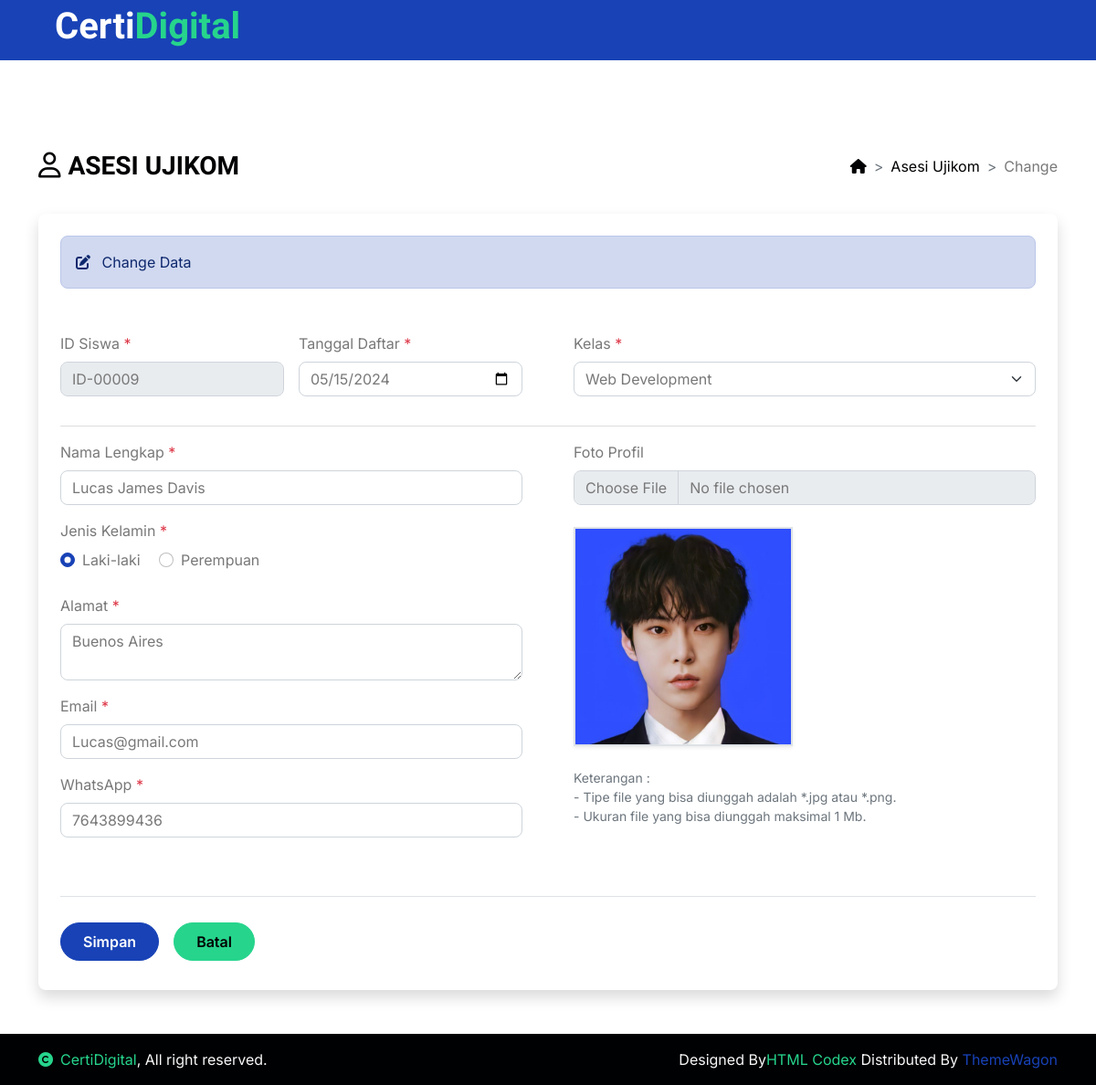
/crud/dashboard.php?halaman=ubah&id=ID-00009, run on the app's committed database.
### tables this page shows
CREATE TABLE `tbl_siswa` (
  `id_siswa` varchar(10) NOT NULL,
  `tanggal_daftar` date NOT NULL,
  `id_skema` int(11) NOT NULL,
  `nama_lengkap` varchar(100) NOT NULL,
  `jenis_kelamin` enum('Laki-laki','Perempuan') NOT NULL,
  `alamat` varchar(225) NOT NULL,
  `email` varchar(100) NOT NULL,
  `whatsapp` varchar(13) NOT NULL,
  `foto_profil` varchar(100) NOT NULL
);

### crud/form_change.php (the view, shortened to what this page needs)
<div class="d-flex flex-column flex-lg-row mt-5 mb-4">
    <div class="flex-grow-1 d-flex align-items-center">
        <h3><i class="fa-regular fa-user icon-title me-2"></i></h3>
        <h3>ASESI UJIKOM</h3>
    </div>
    <div class="ms-5 ms-lg-0 pt-lg-2">
        <nav style="--bs-breadcrumb-divider: '>';" aria-label="breadcrumb">
            <ol class="breadcrumb">
                <li class="breadcrumb-item">
                    <a href="#" class="text-dark text-decoration-none">
                        <i class="fa-solid fa-house"></i>
                    </a>
                </li>
                <li class="breadcrumb-item">
                    <a href="?halaman=data" class="text-dark text-decoration-none">
                        Asesi Ujikom
                    </a>
                </li>
                <li class="breadcrumb-item" aria-current="page">
                    Change
                </li>
            </ol>
        </nav>
    </div>
</div>
<?php
if (isset($_GET['id'])) {
    $id_siswa = $_GET['id'];
    $query = $mysqli->query("SELECT * FROM tbl_siswa WHERE id_siswa='$id_siswa'")
                            or die('Ada kesalahan pada query tampil data : ' . $mysqli->error);
    $data = $query->fetch_assoc();
}
?>
<div class="bg-white rounded shadow p-4 mb-5">
    <div class="alert alert-primary rounded-4 mb-5" role="alert">
        <i class="fa-solid fa-pen-to-square me-2"></i> Change Data
    </div>
    <form action="proses_ubah.php" method="post" enctype="multipart/form-data" class="needs-validation" novalidate>
        <div class="row">
            <div class="col-xl-6">
                <div class="row g-0">
                    <div class="mb-3 col-xl-6 pe-xl-3">
                        <label class="form-label">ID Siswa <span class="text-danger">*</span></label>
                        <input type="text" name="id_siswa" class="form-control" value="<?php echo $data['id_siswa']; ?>" readonly>
                    </div>
                    <div class="mb-3 col-xl-6 pe-xl-3">
                        <label class="form-label">Tanggal Daftar <span class="text-danger">*</span></label>
                        <input type="date" name="tanggal_daftar" class="form-control datepicker" autocomplete="off" value="<?php echo $data['tanggal_daftar']; ?>" required>
                    </div>
                </div>
            </div>
            <div class="col-xl-6">
                <div class="mb-3 ps-xl-3">
                    <label class="form-label">Kelas <span class="text-danger">*</span></label>
                    <select name="id_skema" class="form-select" autocomplete="off" required>
                        <?php
                        $getskema = $mysqli->query("SELECT * FROM `tbl_skema`");
                        while ($skema = $getskema->fetch_assoc()) {
                            $id_skema = $skema['id_skema'];
                            $nama_skema = $skema['nama_skema'];
                            $selected = ($data['id_skema'] == $id_skema) ? 'selected' : '';
                            echo '<option value="' . $id_skema . '" ' . $selected . '>' . $nama_skema . '</option>';
                        }
                        ?>
                    </select>
                </div>
            </div>
        </div>
        <hr class="mb-4-2">
        <div class="row">
            <div class="col-xl-6">
                <div class="mb-3 pe-xl-3">
                    <label class="form-label">Nama Lengkap <span class="text-danger">*</span></label>
                    <input type="text" name="nama_lengkap" class="form-control" autocomplete="off" value="<?php echo $data['nama_lengkap']; ?>" required>
                </div>
                <div class="mb-4 pe-xl-3">
                    <label class="form-label">Jenis Kelamin <span class="text-danger">*</span></label>
                    <br>
                    <?php
                    if ($data['jenis_kelamin'] == 'Laki-laki') { ?>
                        <div class="form-check form-check-inline">
                            <input type="radio" id="laki_laki" name="jenis_kelamin" class="form-check-input" value="Laki-laki" checked required>
                            <label class="form-check-label" for="laki_laki">Laki-laki</label>
                        </div>
                        <div class="form-check form-check-inline">
                            <input type="radio" id="perempuan" name="jenis_kelamin" class="form-check-input" value="Perempuan" required>
                            <label class="form-check-label" for="perempuan">Perempuan</label>
                        </div>
                    <?php } ?>
                </div>
                <div class="mb-3 pe-xl-3">
                    <label class="form-label">Alamat <span class="text-danger">*</span></label>
                    <textarea name="alamat" rows="2" class="form-control" autocomplete="off" required><?php echo $data['alamat']; ?></textarea>
                </div>
                <div class="mb-3 pe-xl-3">
                    <label class="form-label">Email <span class="text-danger">*</span></label>
                    <input type="email" name="email" class="form-control" autocomplete="off" value="<?php echo $data['email']; ?>" required>
                </div>
                <div class="mb-3 pe-xl-3">
                    <label class="form-label">WhatsApp <span class="text-danger">*</span></label>
                    <input type="text" name="whatsapp" class="form-control" maxlength="13" autocomplete="off" onKeyPress="return goodchars(event,'0123456789',this)" value="<?php echo $data['whatsapp']; ?>" required>
                </div>
            </div>
            <div class="col-xl-6">
                <div class="mb-3 ps-xl-3">
                    <label class="form-label">Foto Profil</label>
                    <input type="file" accept=".jpg, .jpeg, .png" id="foto" name="foto" class="form-control" autocomplete="off">
                    <div class="mt-4">
                        <img id="preview_foto" src="images/<?php echo $data['foto_profil']; ?>" class="border border-2 img-fluid rounded-4 shadow-sm" alt="Foto Profil" width="240" height="240">
                    </div>
                    <div class="form-text mt-4">
                        Keterangan : <br>
                        - Tipe file yang bisa diunggah adalah *.jpg atau *.png. <br>
                        - Ukuran file yang bisa diunggah maksimal 1 Mb.
                    </div>
                </div>
            </div>
        </div>
        <div class="pt-4 pb-2 mt-5 border-top">
            <div class="d-grid gap-3 d-sm-flex justify-content-md-start pt-1">
                <input type="submit" name="simpan" value="Simpan" class="btn btn-primary rounded-pill py-2 px-4">
                <a href="?halaman=data" class="btn btn-secondary rounded-pill py-2 px-4">Batal</a>
            </div>
        </div>
    </form>
</div>

### assets/css/style.css (style rules this page uses)
.btn { font-weight: 600; transition: .5s; }

### data on the page
tbl_siswa: id_siswa "ID-00009", tanggal_daftar "05/15/2024", nama_lengkap "Lucas James Davis", alamat "Buenos Aires", email "Lucas@gmail.com", whatsapp "7643899436", foto_profil (picture)

### other printed values
form field id_skema "Web Development"
